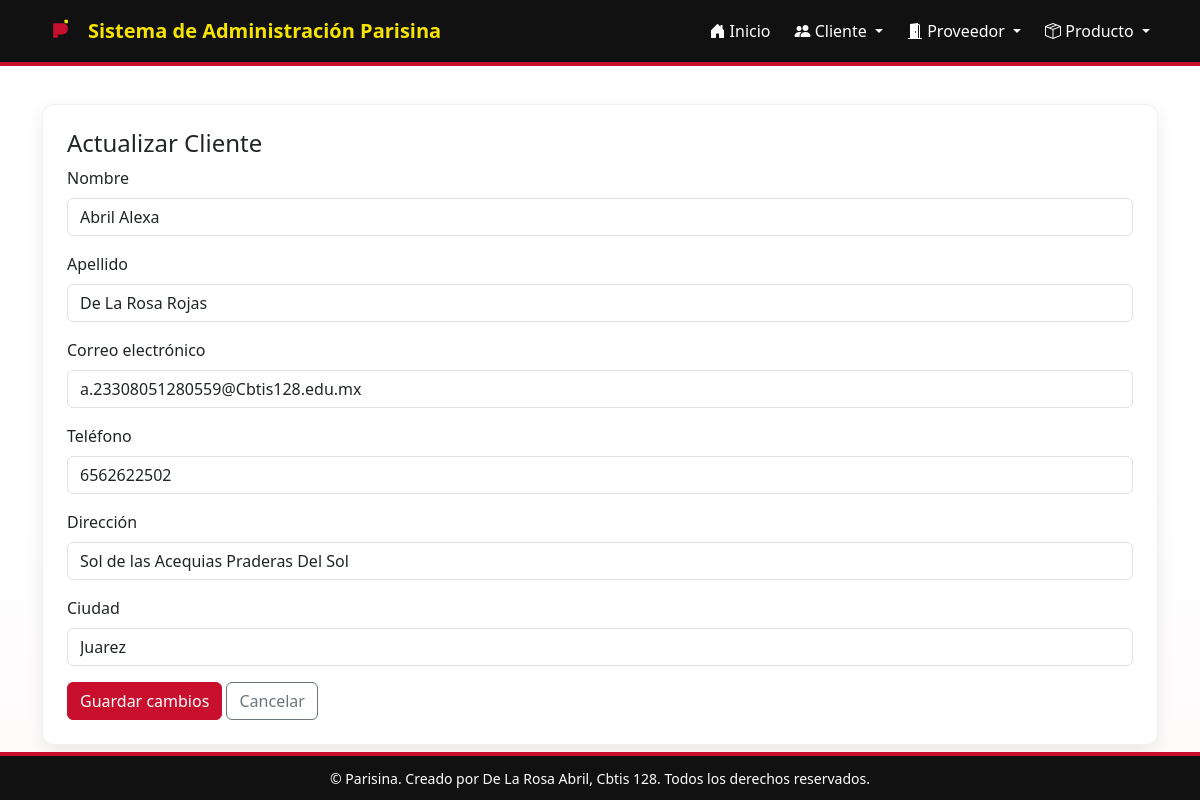
The app's page /cliente/actualizar/1/ with its own data.
### app_Parisina/models.py (models this page shows, shortened)
class Cliente(models.Model):
    nombre = models.CharField(max_length=100)
    apellido = models.CharField(max_length=100)
    correo_electronico = models.EmailField(unique=True)
    telefono = models.CharField(max_length=15)
    direccion = models.CharField(max_length=200)
    ciudad = models.CharField(max_length=100)
    fecha_registro = models.DateField(auto_now_add=True)

### app_Parisina/views.py (the view)
# urls.py: path("cliente/actualizar/<int:pk>/", views.actualizar_cliente, name="actualizar_cliente"),
def actualizar_cliente(request, pk):
    cliente = get_object_or_404(Cliente, pk=pk)
    return render(request, "Cliente/actualizar_Cliente.html", {"cliente": cliente})

### app_Parisina/templates/Cliente/actualizar_Cliente.html (shortened to what this page needs)
{% extends "base.html" %}
{% block content %}
<div class="card p-4">
  <h4>Actualizar Cliente</h4>
  <form method="post" action="{% url 'realizar_actualizacion_cliente' cliente.pk %}">
    <div class="mb-3"><label class="form-label">Nombre</label><input name="nombre" value="{{ cliente.nombre }}" class="form-control"></div>
    <div class="mb-3"><label class="form-label">Apellido</label><input name="apellido" value="{{ cliente.apellido }}" class="form-control"></div>
    <div class="mb-3"><label class="form-label">Correo electrónico</label><input name="correo_electronico" value="{{ cliente.correo_electronico }}" type="email" class="form-control"></div>
    <div class="mb-3"><label class="form-label">Teléfono</label><input name="telefono" value="{{ cliente.telefono }}" class="form-control"></div>
    <div class="mb-3"><label class="form-label">Dirección</label><input name="direccion" value="{{ cliente.direccion }}" class="form-control"></div>
    <div class="mb-3"><label class="form-label">Ciudad</label><input name="ciudad" value="{{ cliente.ciudad }}" class="form-control"></div>
    <button class="btn btn-primary">Guardar cambios</button>
    <a href="{% url 'ver_cliente' %}" class="btn btn-outline-secondary">Cancelar</a>
  </form>
</div>
{% endblock %}

### app_Parisina/templates/base.html (style rules this page uses)
:root { --rojo-parisina: #C8102E; --rojo-oscuro: #9b0b22; --amarillo-parisina: #F7E300; --negro-parisina: #111111; --blanco-parisina: #ffffff; --gris-texto: #222222; --sombra: rgba(0,0,0,0.08); }
html,body { height:100%; }
body { background: linear-gradient(180deg, #fff 0%, #fff 60%, rgba(200,10,30,0.02) 100%); color: var(--gris-texto); font-family: "Segoe UI", Tahoma, Geneva, Verdana, sans-serif; }
.card { border-radius:12px; border: 1px solid rgba(0,0,0,0.06); box-shadow: 0 6px 18px var(--sombra); }
.btn-primary { background: var(--rojo-parisina); border-color: var(--rojo-parisina); }
a { color: var(--rojo-parisina); text-decoration: none; }

### records on screen
Cliente: nombre "Abril Alexa", apellido "De La Rosa Rojas", correo_electronico "a.23308051280559@Cbtis128.edu.mx", telefono "6562622502", direccion "Sol de las Acequias Praderas Del Sol", ciudad "Juarez"
